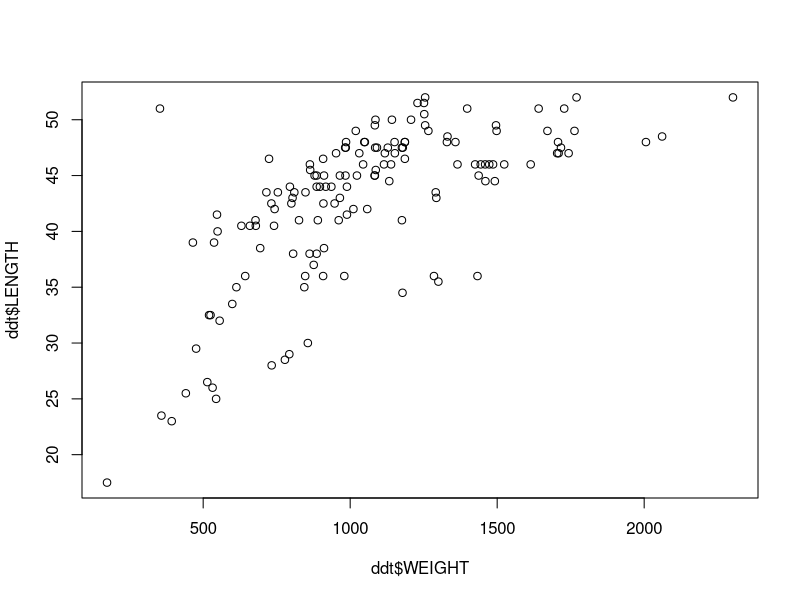
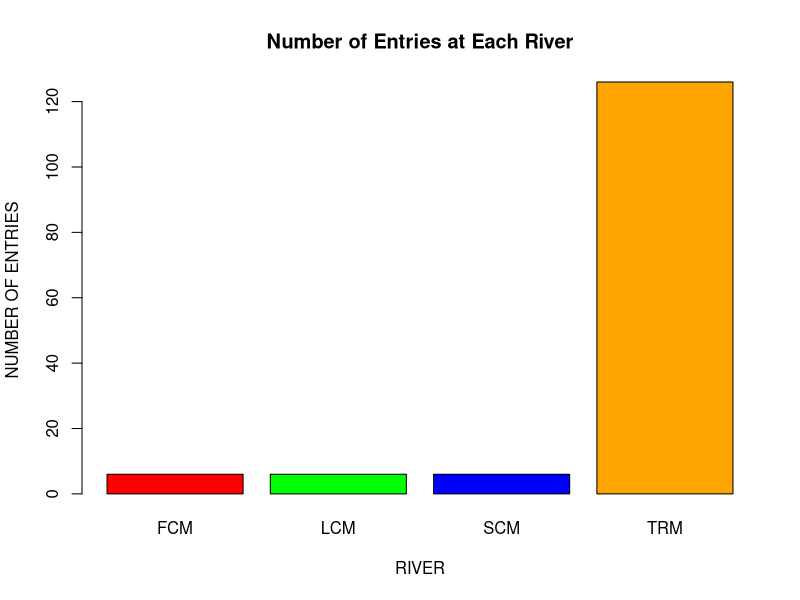
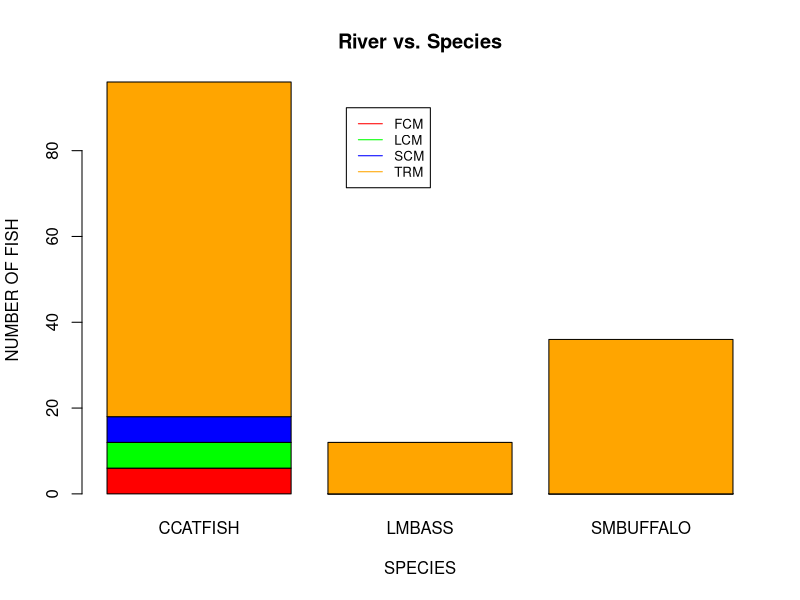
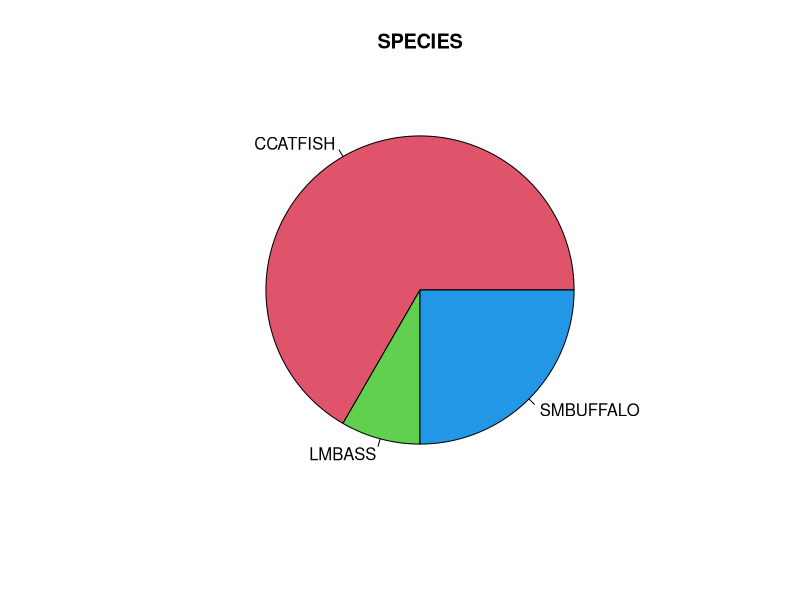
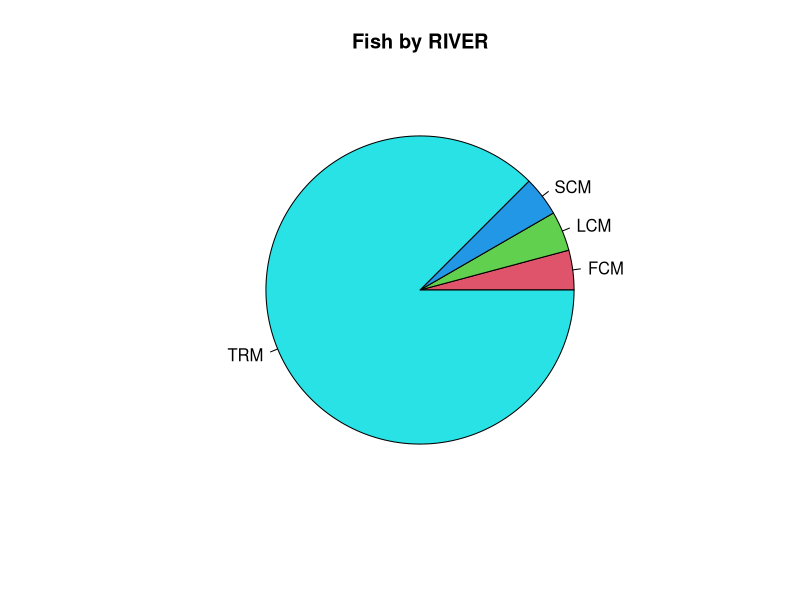
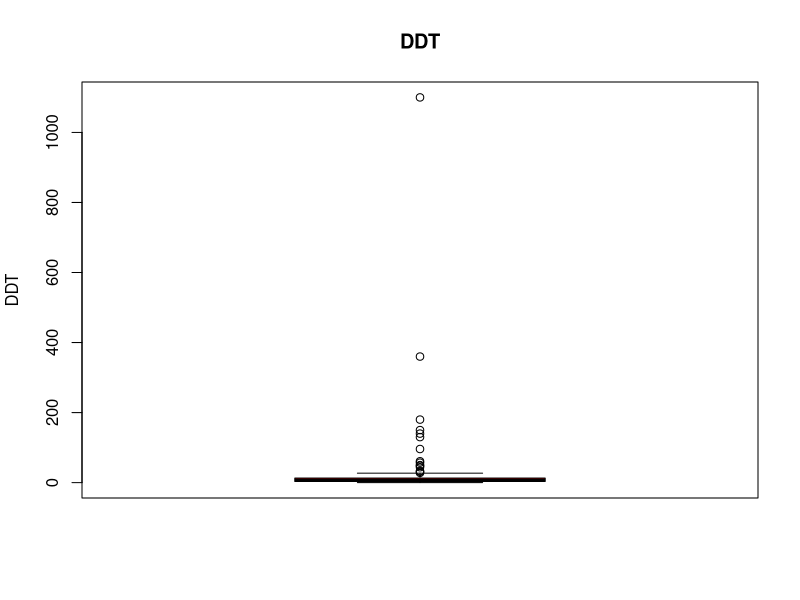
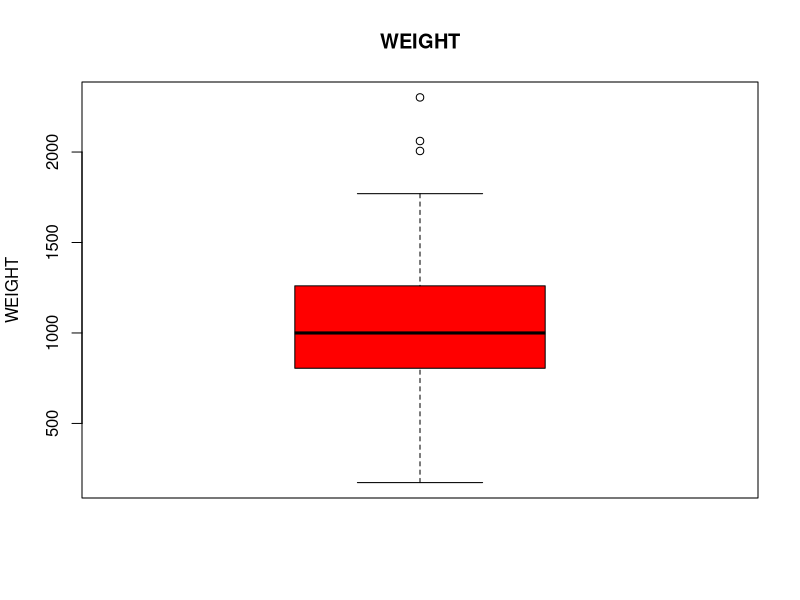
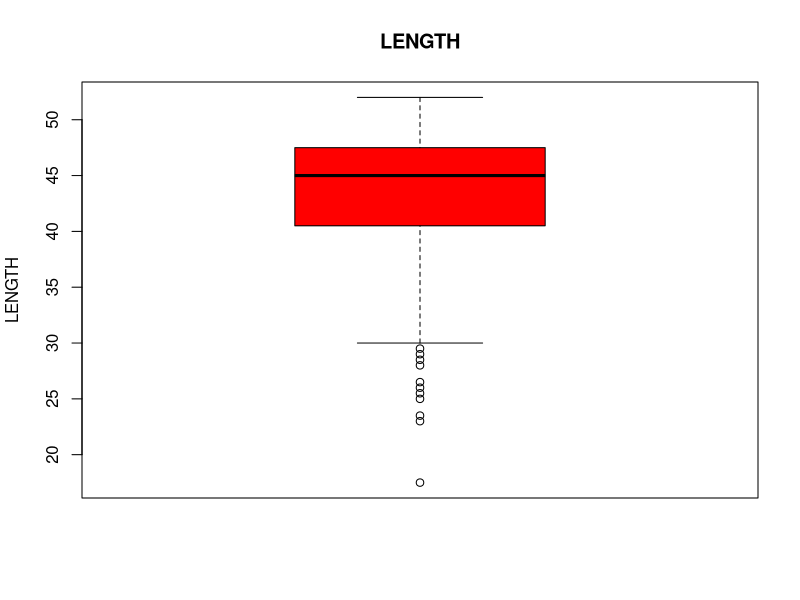

These figures' R source, in order:
## ---- chunk 1
knitr::opts_chunk$set(echo = TRUE)
## ---- chunk 2
getwd()
## ---- chunk 3
ddt <- read.csv(file = "DDT.csv")
head(ddt, 6)
## ---- chunk 4
names(ddt)
class(ddt)
summary(ddt)
## ---- chunk 5
table(ddt$SPECIES)
## ---- chunk 6
ddt[ddt$SPECIES == "LMBASS" & ddt$WEIGHT > 800, ]
## ---- chunk 7
ddt[ddt$RIVER == "SCM" & ddt$DDT > 4.0, ]
## ---- chunk 8
mean(ddt$LENGTH)
## ---- chunk 9
sd(ddt$LENGTH)
## ---- chunk 10
plot(ddt$WEIGHT, ddt$LENGTH)
## ---- chunk 11
v = 1:20
v
v/20
## ---- chunk 12
riv <- table(ddt$RIVER)
riv
## ---- chunk 13
barplot(riv, axes = TRUE, ylab = "NUMBER OF ENTRIES", xlab = "RIVER", col = c("red", "green", "blue", "orange"), main = "Number of Entries at Each River")
## ---- chunk 14
rivf <- table(ddt$RIVER, ddt$SPECIES)
rivf
## ---- chunk 15
barplot(rivf, axes = TRUE, 
        ylab = "NUMBER OF FISH", 
        xlab = "SPECIES",
        col = c("red", "green", "blue", "orange"),
        main = "River vs. Species"
        )
legend(1.5, 
       90, 
       legend = c("FCM", "LCM", "SCM", "TRM"), 
        col = c("red", "green", "blue", "orange"), 
        lty = 1:1,
        cex = 0.8
        )
## ---- chunk 16
sp <- with(ddt,table(SPECIES))
sp
pie(sp, col = 2:4, main = "SPECIES")
## ---- chunk 17
ri <- with(ddt, table(RIVER))
ri
pie(ri, col = 2:5, main = "Fish by RIVER")
## ---- chunk 18
boxplot(ddt$DDT, col = "red", ylab = "DDT", main = "DDT")
## ---- chunk 19
boxplot(ddt$WEIGHT, col = "red", ylab = "WEIGHT", main = "WEIGHT")
## ---- chunk 20
boxplot(ddt$LENGTH, col = "red", ylab = "LENGTH", main = "LENGTH")
## ---- chunk 21
fishcol <- with(ddt,ifelse(SPECIES=="CCATFISH","Red",
                        ifelse(SPECIES=="SMBUFFALO","Blue","Green")))
coplot(LENGTH~WEIGHT|RIVER,data=ddt,col=fishcol)
## ---- chunk 22
fishcol <- with(ddt,ifelse(SPECIES=="CCATFISH","Red",
                        ifelse(SPECIES=="SMBUFFALO","Blue","Green")))
coplot(DDT~WEIGHT|SPECIES,data=ddt,col=fishcol)
## ---- chunk 23
library(ggplot2)
g <- ggplot(ddt, aes(x = SPECIES, y = WEIGHT, fill = RIVER))
g <- g + geom_boxplot() + ggtitle("Tristan LaRose")
g
## ---- chunk 24
library(ggplot2)
g <- ggplot(ddt, aes(x = RIVER, y = LENGTH, fill = SPECIES))
g <- g + geom_violin() + ggtitle("Tristan LaRose")
g

## ---- chunk 25
library(ggplot2)

g <- ggplot(ddt, aes(x = WEIGHT, y = LENGTH, col = SPECIES))
g <- g + geom_point() + ggtitle("Tristan LaRose")
g

